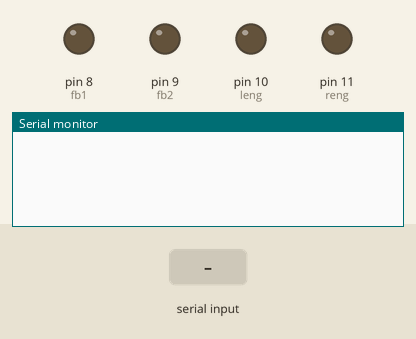
The sketch below on a simulated Arduino Uno, built with avr-gcc and run on an emulated ATmega328P. On the bench: output pins drawn as LEDs (lit = HIGH), the last lines printed to the serial monitor. The inputs (shaded band) are chosen by the test bench.

Above: at 1.2 s.
1.3 s: "90,45\n" received over Serial
At 2.5 s:
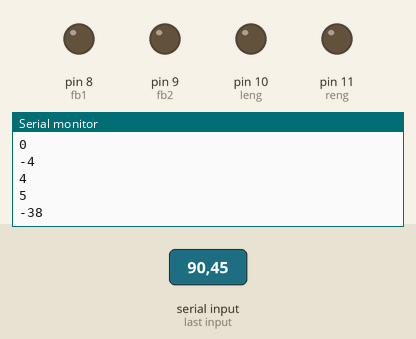
2.8 s: "30,150\n" received over Serial
At 3.8 s:
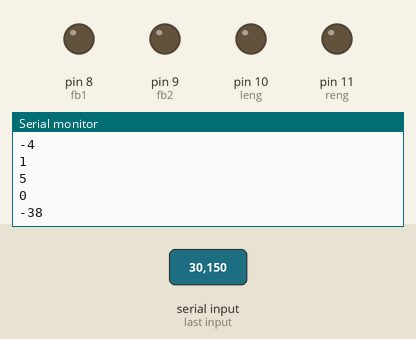
4.3 s: "2\n" received over Serial
At 5.5 s:
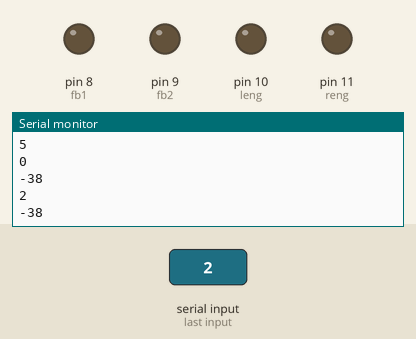
5.8 s: "8\n" received over Serial
At 6.7 s:
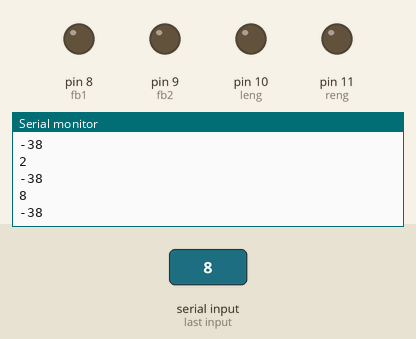
7.3 s: "1\n" received over Serial
At 7.8 s:
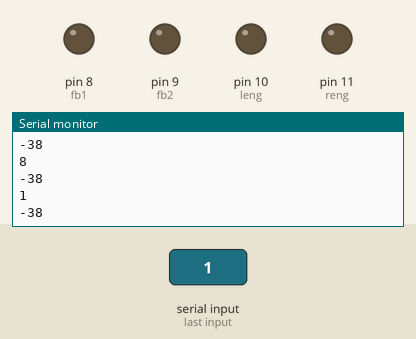
Timing chart, 0 to 9.8 s (numbered marks = the images above; inputs shaded):
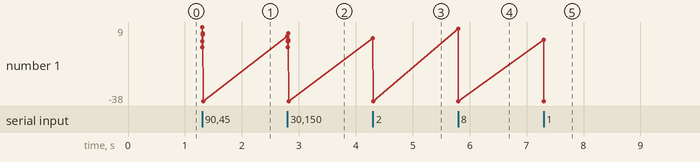

Measured:
- after the input at 1.3 s, the serial monitor: prints a new line at once (image 1)
- after the input at 2.8 s, the serial monitor: prints a new line at once (image 2)
- after the input at 4.3 s, the serial monitor: prints a new line at once (image 3)
- after the input at 5.8 s, the serial monitor: prints a new line at once (image 4)
- after the input at 7.3 s, the serial monitor: prints a new line at once (image 5)

The sketch:

car.ino
```cpp
#define fb1 8
#define fb2 9
#define leng 10
#define reng 11
#define trig 2
#define echo 3
#define antiinetriondelay 200
int pwm=100;
void forvard()
{
  digitalWrite(fb1,LOW);
  analogWrite(fb2,pwm);
  digitalWrite(leng,LOW);
  digitalWrite(reng,LOW);
}

void backvard()
{
  analogWrite(fb1,pwm);
  digitalWrite(fb2,LOW);
  digitalWrite(leng,LOW);
  digitalWrite(reng,LOW);
}

void left(int direction1)
{
  if (direction1==1)
  {
  digitalWrite(fb1,LOW);
  analogWrite(fb2,pwm);
  analogWrite(leng,pwm);
  digitalWrite(reng,LOW);
  }
  else if(direction1==2)
  {
  analogWrite(fb1,pwm);
  digitalWrite(fb2,LOW);
  analogWrite(leng,pwm);
  digitalWrite(reng,LOW);
  }

}
void right(int direction1)
{
    if(direction1==1)
  {
  digitalWrite(fb1,LOW);
  analogWrite(fb2,pwm);
  digitalWrite(leng,LOW);
  analogWrite(reng,pwm);
  }
  else if(direction1==2)
  {
  analogWrite(fb1,pwm);
  digitalWrite(fb2,LOW);
  digitalWrite(leng,LOW);
  analogWrite(reng,pwm);
  }
}
void stopp()
{
  digitalWrite(fb1,LOW);
  digitalWrite(fb2,LOW);
  digitalWrite(leng,LOW);
  digitalWrite(reng,LOW);
}
float sensor()
{
  int time_us, distance_sm;
digitalWrite(trig, HIGH); // Подаем сигнал на выход микроконтроллера
delayMicroseconds(10); // Удерживаем 10 микросекунд
digitalWrite(trig, LOW); // Затем убираем
time_us=pulseIn(echo, HIGH); // Замеряем длину импульса
distance_sm=time_us/58; // Пересчитываем в сантиметры
Serial.println(distance_sm); // Выводим на порт
return distance_sm;
}
int middlesensorvalue()
{ //int sum=0;
  //for (int i=0;i<3;i++)
  {
//    sum+=sensor();
  //  delay(50);
  }
  return 30;
}
int get_direction()
{
  int val=Serial.read()-48;
  Serial.println(val);
  return val;
}
void setup()
{
 Serial.begin(9600);
 pinMode(fb1,OUTPUT);
 pinMode(fb2,OUTPUT);
 pinMode(leng,OUTPUT);
 pinMode(reng,OUTPUT);
 pinMode(trig,OUTPUT);
 pinMode(echo,INPUT);
}


void loop()
{
static int cardirection=0;
static int previosdirection=0;
if (Serial.available()>0)
   cardirection=get_direction();
   switch (cardirection)
   {
   case 0:
    if (previosdirection==8)
{
   backvard();
   delay( antiinetriondelay );
}
   else if (previosdirection==2)
   {
   forvard();
   delay( antiinetriondelay );
}
   stopp();
   break;
   case 8:

     if (middlesensorvalue()>5)
      forvard();
      else stopp();
      break;
   case 4:
     if (middlesensorvalue()>5)
     left(1);
     else stopp();
     break;
   case 6:
     if (middlesensorvalue()>5)
     right(1);
     else stopp();
     break;
   case 1: left(2); break;
   case 3: right(2); break;
   case 2: backvard(); break;
   case 9: if (pwm<250) pwm+=10; break;
   case 7: if (pwm>10) pwm-=10; break;
   default: stopp();
   }
   previosdirection=cardirection;

}
```
